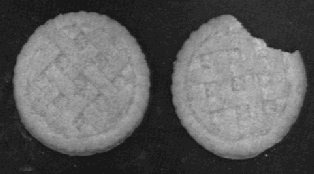
%> input picture PDI/Image_dataset/cookies.tif, 314 x 174 px
$ octave A27_MM_det_cookies.m   (GNU Octave 9; MATLAB toolbox functions it lacks are replaced by stand-ins)
%> lines starting %> are read from the running program, lines starting %| are printed output that depends on the picture; in (x1, y1, x2, y2) boxes, pixels count from 0 and x2, y2 are one past the last pixel; in counts of white or black regions, pixels touching at a corner belong together; the program's own positions count from 1
clear all
close all
clc

cd('D:\OneDrive\Ensino\Disciplinas\PDI\Aulas_PDI\Banco_Imagens');

x   = imread('cookies.tif');
%> x is the input picture: size 174x314 uint8; min 16, max 205, mean 94.8
bin = im2bw(x,100/255);
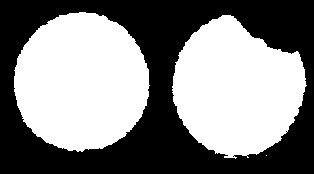
%> bin: size 174x314 logical; 52% white; 1 black region, box (x1, y1, x2, y2) and area: (0, 0, 314, 174) 26218

figure,imshow(x,[]);title('Imagem original');
figure,imshow(bin);title('Imagem binarizada');

%O biscoito quebrado é ligeiramente menor que o biscoito inteiro. A ideia é
%aplicar uma erosão grande o suficiente para remover completamente o
%biscoito quebrado e manter um marcador do biscoito inteiro. Depois
%aplica-se a dilatação com um EE ligeiramente maior que o usado na erosão.
%O resultado será o biscoito inteiro reconstruído, mas ligeiramente maior
%que a sua versão binária original. Na subtração no top-hat elima-se o
%biscoito inteiro, restando o biscoito quebrado.

% ero  = mmero(bin,mmsedisk(60));
% dil  = mmdil(ero,mmsedisk(65));
% opth = bin - dil;

SEero  = strel('disk',60);
SEdil  = strel('disk',70);
ero    = imerode(bin,SEero);
%> ero: size 174x314 logical; 0.38% white; 1 white region, box (x1, y1, x2, y2) and area: (74, 73, 89, 91) 209
dil    = imdilate(ero,SEdil);
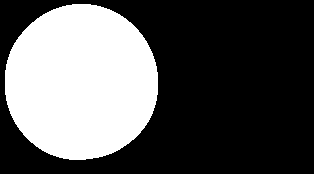
%> dil: size 174x314 logical; 34.6% white; 1 white region, box (x1, y1, x2, y2) and area: (5, 4, 158, 160) 18903
opth   = bin - dil;
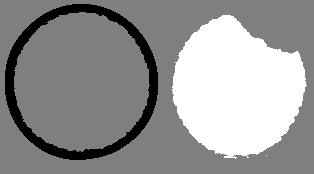
%> opth: size 174x314 double; min -1, max 1, mean 0.174; drawn with min black and max white
Bc     = bin - opth;%marcadores do biscoito inteiro

%Recuperando o biscoito quebrado
BQ = double(opth) .* double(x);
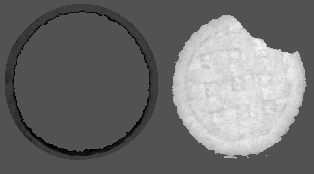
%> BQ: size 174x314 double; min -98, max 205, mean 35.3; drawn with min black and max white
BQ = uint8(BQ);
%> BQ: size 174x314 uint8

%Recuperando o biscoite inteiro
B = double(Bc) .* double(x);
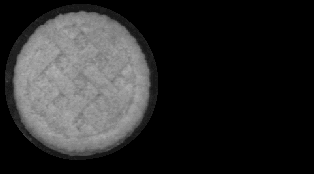
%> B: size 174x314 double; min 0, max 180, mean 41.8
B = uint8(B);
%> B: size 174x314 uint8

%Detectando a fronteira
SE   = strel('disk',3);
Fdil = imdilate(bin,SE);
%> Fdil: size 174x314 logical; 55.8% white; 1 black region, box (x1, y1, x2, y2) and area: (0, 0, 314, 174) 24160
Fero = imerode(bin,SE);
%> Fero: size 174x314 logical; 48.4% white; 2 white regions, box (x1, y1, x2, y2) and area: (16, 14, 147, 149) 13787, (175, 17, 304, 156) 12655
F    = uint8((Fdil - Fero) * 255);
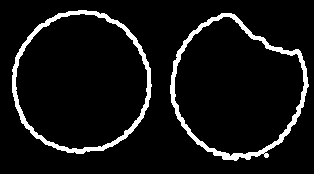
%> F: size 174x314 uint8; 7.4% white; 2 white regions, box (x1, y1, x2, y2) and area: (170, 13, 309, 161) 2063, (12, 10, 152, 154) 1971
xF   = x + F;%adicionando as bordas à imagem

figure,imshow(ero);title('Erosão');
figure,imshow(dil);title('dilatação');
figure,imshow(opth);title('Top-hat por abertura');
figure,imshow(BQ);title('Biscoito quebrado');
figure,imshow(B);title('Biscoito inteiro');
figure,imshowpair(x,BQ);title('Biscoito inteiro e quebrado');
%> after `imshowpair(x,BQ)`:
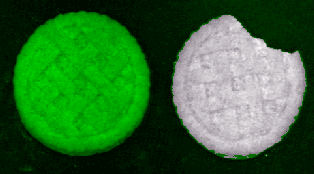
%> displayed picture: size 174x314x3, on the screen's scale of 0 to 255; mean R, G, B 47.9, 106.4, 47.9
figure,imshow(xF);title('Fronteiras');
